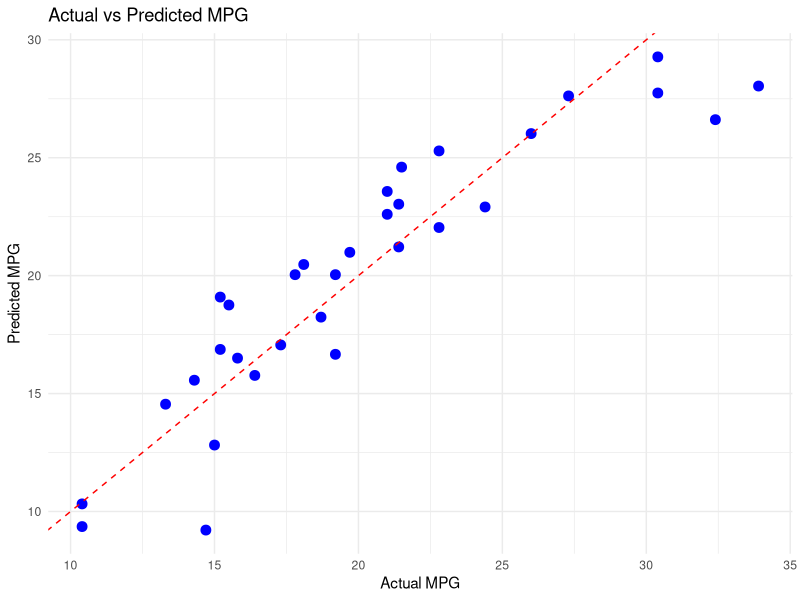

Write the R code that produced this figure.
# Install if not already
install.packages("ggplot2")
install.packages("caret")   # for performance metrics
install.packages("e1071")   # caret dependency

# Load libraries
library(ggplot2)
library(caret)

data(mtcars)
head(mtcars)

# We'll use 'mpg' as the target and 'wt', 'hp', 'disp' as predictors
model_data <- mtcars[, c("mpg", "wt", "hp", "disp")]

# Build the model
model <- lm(mpg ~ wt + hp + disp, data = model_data)

# Summary of the model
summary(model)

# Predict on the training data itself
predictions <- predict(model, model_data)

# Actual vs Predicted
comparison <- data.frame(Actual = model_data$mpg, Predicted = predictions)
print(comparison)

# Calculate RMSE and R-squared
postResample(predictions, model_data$mpg)


ggplot(comparison, aes(x = Actual, y = Predicted)) +
  geom_point(color = "blue", size = 3) +
  geom_abline(slope = 1, intercept = 0, color = "red", linetype = "dashed") +
  labs(title = "Actual vs Predicted MPG", x = "Actual MPG", y = "Predicted MPG") +
  theme_minimal()


